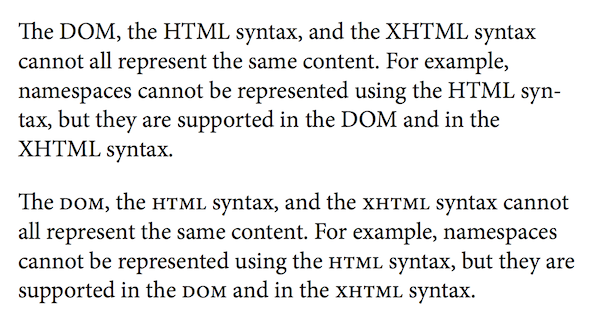
#> input picture test.png, 596 x 325 px
$ python tiltedimage.py --image test.png
#> lines starting #> are read from the running program, lines starting #| are printed output that depends on the picture; after the words box and inside, x2 and y2 are one past the last pixel; in counts of white or black regions, pixels touching at a corner belong together
# import the necessary packages
import numpy as np
import argparse
import cv2

# construct the argument parse and parse the arguments
ap = argparse.ArgumentParser()
ap.add_argument("-i", "--image", required=True,
	help="Images/tilted.png")
args = vars(ap.parse_args())
print("A")
# load the image from disk
image = cv2.imread(args["image"])
#> image is the input picture: shape (325, 596, 3); mean B, G, R 234, 234, 234

# convert the image to grayscale and flip the foreground
# and background to ensure foreground is now "White" and
# the background is "black"
gray = cv2.cvtColor(image, cv2.COLOR_BGR2GRAY)
gray = cv2.bitwise_not(gray)
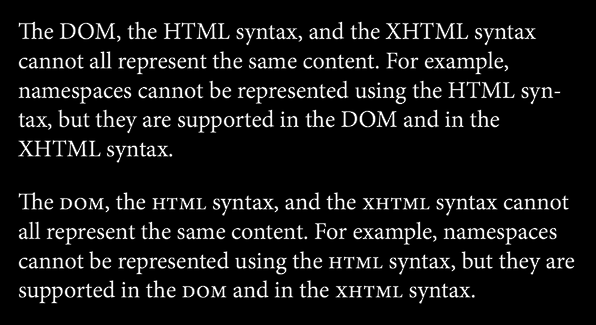
#> gray: shape (325, 596); min 0, max 255, mean 21
print("B")
# threshold the image, setting all foreground pixels to
# 255 and all background pixels to 0
thresh = cv2.threshold(gray, 0, 255,
	cv2.THRESH_BINARY | cv2.THRESH_OTSU)[1]
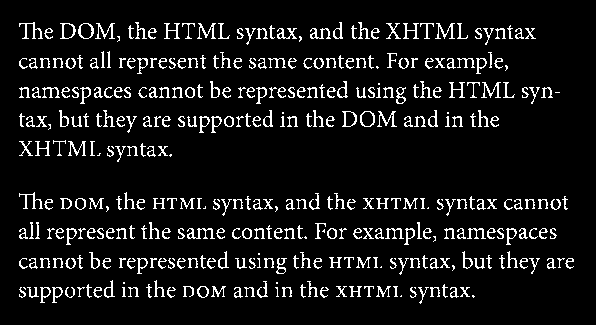
#> thresh: shape (325, 596); 8.4% white in thin lines or dots, all inside (x1, y1, x2, y2) = (19, 22, 574, 304)
print("C")
# grab the (x, y) coordinates of all pixel values that
# are greater than zero, then use these coordinates to
# compute a rotated bounding box that contains all
# coordinates
coords = np.column_stack(np.where(thresh > 0))
#> coords = 16291 pairs, first value 22 to 303, second value 19 to 573
angle = cv2.minAreaRect(coords)[-1]
#> angle = -90
print("D")
# the `cv2.minAreaRect` function returns values in the
# range [-90, 0); as the rectangle rotates clockwise the
# returned angle trends to 0 -- in this special case we
# need to add 90 degrees to the angle
if angle < -45:
	angle = -(90 + angle)
#> angle = 0

# otherwise, just take the inverse of the angle to make
# it positive
else:
	angle = -angle
print("E")
# rotate the image to deskew it
(h, w) = image.shape[:2]
#> h = 325; w = 596
center = (w // 2, h // 2)
#> center = (298, 162)
M = cv2.getRotationMatrix2D(center, angle, 1.0)
#> M = [[1, 0, 0], [0, 1, 0]]
rotated = cv2.warpAffine(image, M, (w, h),
	flags=cv2.INTER_CUBIC, borderMode=cv2.BORDER_REPLICATE)

print("F")
# draw the correction angle on the image so we can validate it
cv2.putText(rotated, "Angle: {:.2f} degrees".format(angle),
(10, 30), cv2.FONT_HERSHEY_SIMPLEX, 0.7, (0, 0, 255), 2)
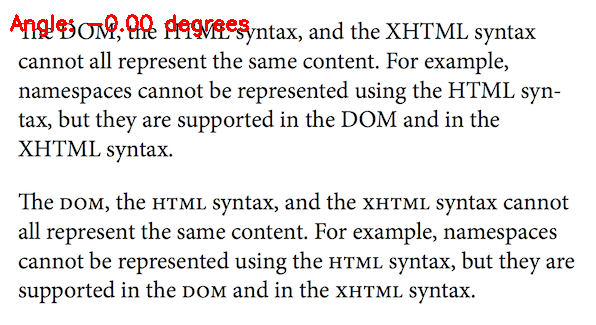
#> rotated: shape (325, 596, 3); 0.83% of pixels changed, all inside (x1, y1, x2, y2) = (10, 14, 249, 37)
print("G")
# show the output image
print("[INFO] angle: {:.3f}".format(angle))
#| [INFO] angle: -0.000
cv2.imshow("Input", image)
cv2.imshow("Rotated", rotated)
cv2.waitKey(0)
